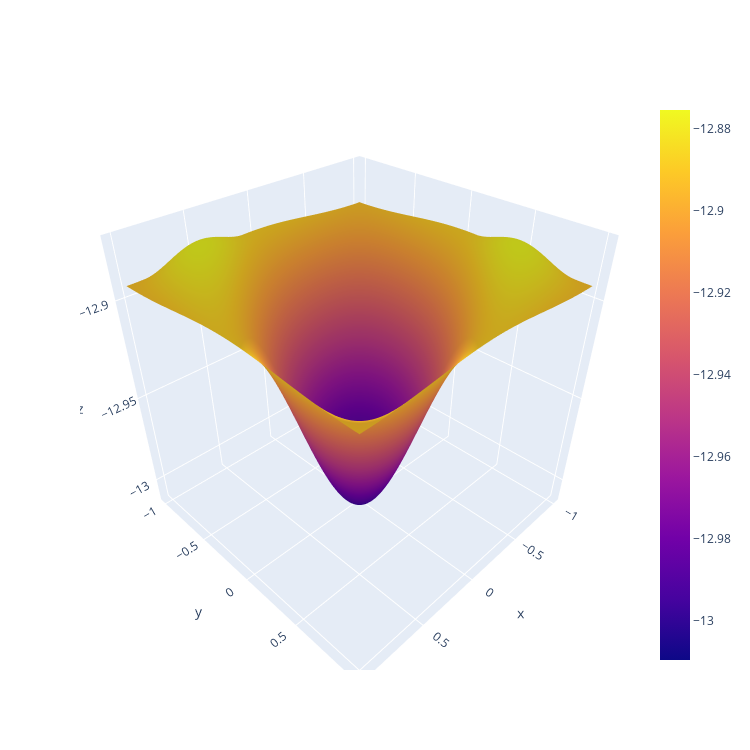

Notebook code cell kept with this figure:
### Code cell
plot_energies(energies[:, :, 0])
